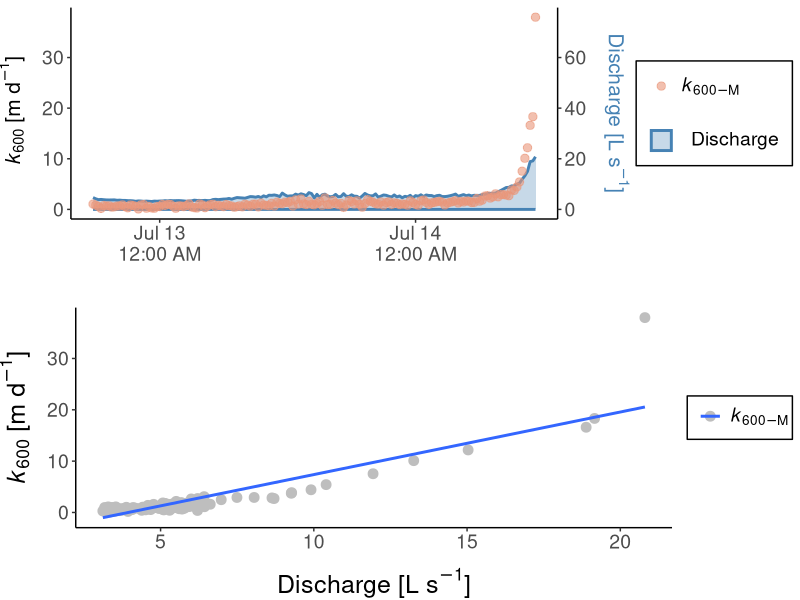

The R source for this figure:
#Plots for pub
#Whitmore_et_al_2021
#Supplementary fig 3

library(here)
library(dplyr)
library(ggplot2)
library(ggpubr)
library(reshape2)
library(tidyr)


df <- read.csv(here::here("data/KatStn4_df.csv"))

df <- df %>% 
  drop_na(K600.E.stn4)

df$DateTime <- as.POSIXct(df$DateTime, format="%m/%d/%Y %H:%M", tz="UTC")
df$stn1_Q <- df$stn1_Q * 1000

df.clean <- subset(df, 
                   DateTime < as.POSIXct('2019-07-14 11:30:00', tz="UTC")&
                     DateTime > as.POSIXct('2019-07-12 17:30:00', tz="UTC"))

coeff <- .5
k600vTime_stn4 <- ggplot() + 
  geom_ribbon(data=df.clean, aes(x=DateTime, ymin=0, ymax=stn1_Q*coeff, linetype = "1"), 
              alpha=.3, 
              fill="steelblue",
              color="steelblue", size = 1 ) +
  geom_point(data=df.clean, aes(x= DateTime, y= K600.E.stn4, color="darksalmon"), size = 2.5, alpha=.6) +
  scale_x_datetime(date_breaks = "1 day", date_labels = "%b %d\n%l:%M %p") +
  scale_y_continuous(
    name=expression(paste(" ", italic('k')[600] ," [m ", d^-1,"]")),
    sec.axis = sec_axis(~./coeff, name = expression(paste("Discharge [L ", s^-1,"]")))) + 
  xlab("Date") +
  guides(fill=guide_legend(title=NULL, order = 2),
         col=guide_legend(title=NULL, order = 1, size=15),
         linetype=guide_legend(title=NULL, size=15)) +
  scale_color_manual(values = c("darksalmon"),
                     labels=c(expression(paste(italic('k')[600-M])),expression(paste(italic('k')[600-K])))) +
  scale_linetype_manual(values= 1, labels= expression(paste("  ","Discharge"))) +
  theme_classic()+
  theme(axis.title.x = element_text(size = 18, hjust= 3.0),
        axis.text.x= element_text(size= 14),
        axis.title.y = element_text(color = "black", size=15, vjust=3.0),
        axis.title.y.right = element_text(color = "steelblue", size=15, vjust=3.0),
        axis.text = element_text(size = 14),
        axis.title = element_text(size=14)) +
  theme(legend.title=element_text(size=14),
        legend.text=element_text(size=14),
        legend.position = 'right',  legend.justification='center') +
  theme(
    legend.box.background = element_rect(color="black", size=.5) ,
    legend.box.margin = margin(4, 4, 4, 4)
  ) 

######K600 V Q stn4
k600vsDischarge_stn4  <- ggplot(df.clean, aes(x= stn1_Q, y= K600.E.stn4)) +
  ylab(expression(paste(italic('k')[600] ," [m ", d^-1,"]"))) +
  xlab(expression(paste("Discharge [L ", s^-1,"]"))) +
  geom_point( size = 3, color="grey", show.legend = TRUE ) +
  geom_smooth(aes(y = K600.E.stn4, linetype = "ghgh"), method = lm, se = FALSE, size = 1, fullrange=TRUE) +
  theme_classic()+
  theme(axis.title.x = element_text(size = 18, vjust=-1.0),
        axis.text.x= element_text(size= 14),
        axis.title.y = element_text(size = 18, vjust=2.5),
        axis.text.y= element_text(size= 14),
        legend.title=element_text(size=14),
        legend.text=element_text(size=14)) +
  scale_shape_manual(values = 16,labels=expression(paste("  ",italic('k')[600-M]))) +
  scale_linetype_manual(values = c("solid"),
                        labels=c(expression(paste(italic('k')[600-M])))) +
  guides(fill = guide_legend(order = 2, title=NULL),
         linetype = guide_legend(order = 4, title=NULL),
         shape = guide_legend(order = 1, title=NULL)) +
  theme(
    legend.position = 'right',  legend.justification='center',
    legend.margin = margin(3, 3, 4, 4),
    legend.box.background = element_rect(color="black", size=.5), 
    legend.box.margin = margin(3, 3, 4, 4),
    legend.spacing.x = unit(0.5, 'cm')) 


suppfig3 <- ggarrange(k600vTime_stn4, k600vsDischarge_stn4, nrow=2)

pdf(here::here("figs/SuppFig3.pdf"),
    width = 7,
    height = 5)
suppfig3
dev.off()
